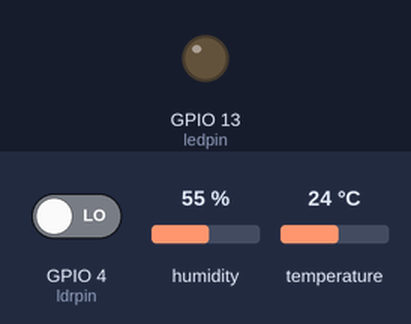
This sketch was run on a simulated ESP8266 (NodeMCU). On the bench: output pins drawn as LEDs (lit = HIGH). Inputs (shaded band) come from the test bench; at power-on: GPIO 4 (ldrpin) LOW, humidity 55 %, temperature 24 °C. WiFi joins after 1.5 s; servers stay silent unless stated; what the sketch prints to the serial monitor is not drawn.

Above: at 2.7 s.
2.8 s: GPIO 4 (ldrpin) driven HIGH
At 3.9 s:
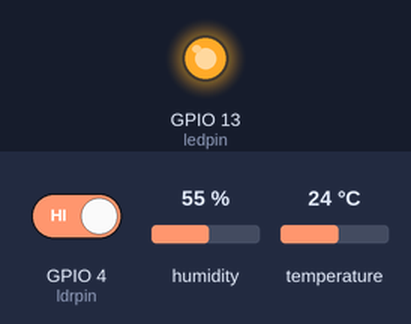
5.6 s: GPIO 4 (ldrpin) driven LOW
At 7.9 s:
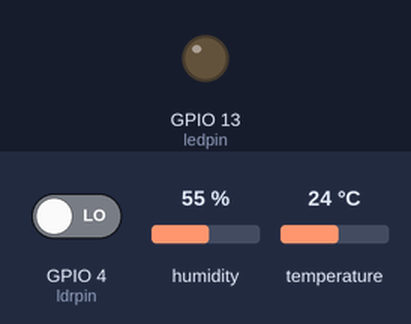
Timing chart, 0 to 9.4 s (numbered marks = the images above; inputs shaded):
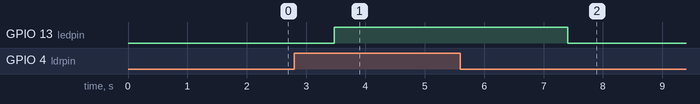

Measured:
- after the input at 2.8 s, GPIO 13 (ledpin): LOW → HIGH after 0.68 s
- after the input at 5.6 s, GPIO 13 (ledpin): HIGH → LOW after 1.8 s

The sketch:

integratedsensorNODEMCU.ino
```cpp
#include "DHT.h"

#define DHTPIN 5

#define DHTTYPE DHT11   // DHT 11
const int ldrpin= 4;
const int ledpin=13;

DHT dht(DHTPIN, DHTTYPE);
#include "FirebaseESP8266.h"
#include <ESP8266WiFi.h>

#include <FirebaseESP8266.h>

//1. Change the following info
#define WIFI_SSID "TP-LINK_9382"
#define WIFI_PASSWORD "15299185"
#define FIREBASE_HOST "https://nodemcu-b32d9-default-rtdb.firebaseio.com/"
#define FIREBASE_AUTH "TDKBQQHVbsiKMZWrHoCTjDDVNzurnKuSIkBTsxJg"

//2. Define FirebaseESP8266 data object for data sending and receiving
FirebaseData fbdo;

String path = "/Sensors";
void setup() {
  pinMode(ldrpin, INPUT);
  pinMode(ledpin, OUTPUT);
  Serial.begin(115200);
  WiFi.begin(WIFI_SSID, WIFI_PASSWORD);
  Serial.print("Connecting to Wi-Fi");
  while (WiFi.status() != WL_CONNECTED)
  {
    Serial.print(".");
    delay(300);
  }
  Serial.println();
  Serial.print("Connected with IP: ");
  Serial.println(WiFi.localIP());
  Serial.println();
//3. Set your Firebase info

  Firebase.begin(FIREBASE_HOST, FIREBASE_AUTH);

  //4. Enable auto reconnect the WiFi when connection lost
  Firebase.reconnectWiFi(true);
  Serial.println(F("DHT11 interface"));
  dht.begin();
}

void loop() {

  delay(1500);
 int ldrstatus=digitalRead(ldrpin);
 Serial.println(ldrstatus);


  float h = dht.readHumidity();

  float t = dht.readTemperature();

  float f = dht.readTemperature(true);

  // Check if any reads failed and exit early (to try again).
  if (isnan(h) || isnan(t) || isnan(f)) {
    Serial.println(F("Failed to read from DHT sensor!"));
    return;
  }

  // Compute heat index in Fahrenheit (the default)
  float hif = dht.computeHeatIndex(f, h);
  // Compute heat index in Celsius (isFahreheit = false)
  float hic = dht.computeHeatIndex(t, h, false);

  Serial.print(F("Humidity: "));
  Serial.print(h);
  Serial.print(F("%  Temperature: "));
  Serial.print(t);
  Serial.print(F("°C "));
  Serial.print(f);
  Serial.print(F("°F  Heat index: "));
  Serial.print(hic);
  Serial.print(F("°C "));
  Serial.print(hif);
  Serial.println(F("°F"));

  //firebase pushing data

  if (Firebase.setInt(fbdo, path + "/DHT11/Humidity", h) && Firebase.setInt(fbdo, path + "/DHT11/Temperature", t) &&  Firebase.setInt(fbdo, path + "/LDRLightLevel", ldrstatus))
    {
      Serial.println("PASSED");
      if(ldrstatus==1){
        digitalWrite(ledpin, HIGH);}
      else{
        digitalWrite(ledpin, LOW);
        }
    }
    else
    {
      Serial.println("FAILED");
          }
}
```
